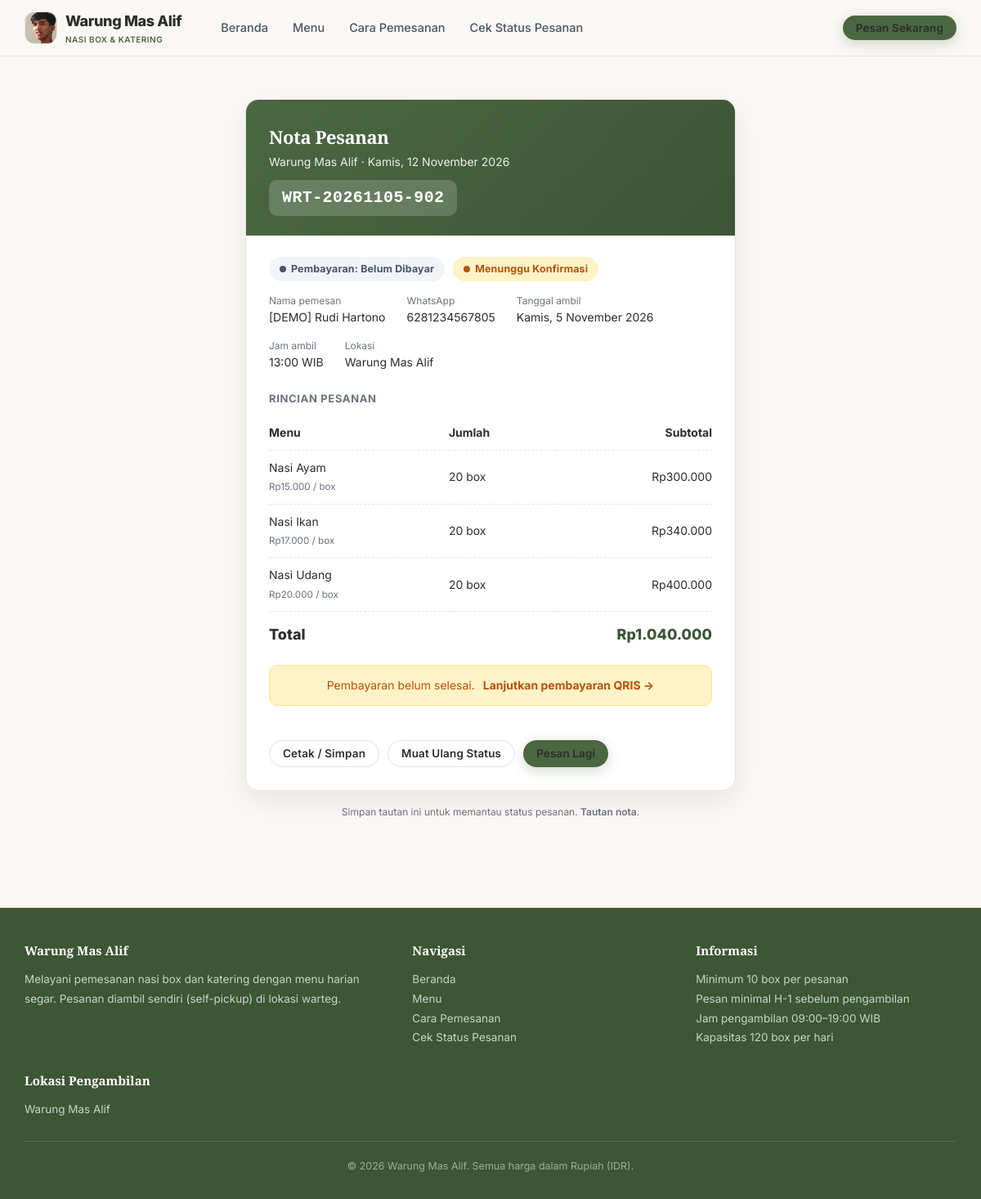
Screenshot of /warteg/warteg/nota.php?kode=WRT-20261105-902 with the database file from the repository.
### tables this page shows
CREATE TABLE IF NOT EXISTS pesanan (
  id              INT UNSIGNED NOT NULL AUTO_INCREMENT,
  kode            VARCHAR(30)  NOT NULL,
  nama_pelanggan  VARCHAR(100) NOT NULL,
  no_wa           VARCHAR(20)  NOT NULL COMMENT 'format internasional, mis. 6281234567890',
  tanggal_ambil   DATE         NOT NULL,
  jam_ambil       TIME         NOT NULL,
  total_box       INT UNSIGNED NOT NULL,
  total_harga     BIGINT UNSIGNED NOT NULL,
  status          ENUM('Menunggu Konfirmasi','Sedang Dimasak','Siap Diambil')
                  NOT NULL DEFAULT 'Menunggu Konfirmasi',
  dibuat_pada     TIMESTAMP    NOT NULL DEFAULT CURRENT_TIMESTAMP,
  PRIMARY KEY (id),
  UNIQUE KEY uq_pesanan_kode (kode),
  KEY idx_pesanan_tanggal_status (tanggal_ambil, status),
  KEY idx_pesanan_nama (nama_pelanggan),
  CONSTRAINT ck_pesanan_box CHECK (total_box > 0)
);

CREATE TABLE IF NOT EXISTS detail_pesanan (
  id           INT UNSIGNED NOT NULL AUTO_INCREMENT,
  pesanan_id   INT UNSIGNED NOT NULL,
  menu_id      INT UNSIGNED NOT NULL,
  jumlah       INT UNSIGNED NOT NULL,
  harga_satuan INT UNSIGNED NOT NULL,
  subtotal     BIGINT UNSIGNED NOT NULL,
  PRIMARY KEY (id),
  UNIQUE KEY uq_detail_pesanan_menu (pesanan_id, menu_id),
  KEY idx_detail_menu (menu_id),
  CONSTRAINT fk_detail_pesanan FOREIGN KEY (pesanan_id) REFERENCES pesanan(id)
    ON UPDATE CASCADE ON DELETE CASCADE,
  CONSTRAINT fk_detail_menu FOREIGN KEY (menu_id) REFERENCES menu(id)
    ON UPDATE CASCADE ON DELETE RESTRICT,
  CONSTRAINT ck_detail_jumlah CHECK (jumlah > 0)
);

CREATE TABLE IF NOT EXISTS menu (
  id        INT UNSIGNED NOT NULL AUTO_INCREMENT,
  nama      VARCHAR(100) NOT NULL,
  kategori  ENUM('nasi','lauk','sayur', 'paket a', 'paket b', 'paket c') NOT NULL DEFAULT 'nasi',
  harga     INT UNSIGNED NOT NULL,
  foto      VARCHAR(255) NULL COMMENT 'nama file di folder uploads/menu/',
  aktif     TINYINT(1)   NOT NULL DEFAULT 1,
  PRIMARY KEY (id),
  UNIQUE KEY uq_menu_nama (nama)
);

### warteg/warteg/includes/pembayaran_service.php (called while the page is built, shortened)
<?php
function status_bayar_label(string $s, string $bhs = 'id'): string {
    $peta = [
        BAYAR_BELUM                => ['Belum Dibayar', 'Unpaid'],
        BAYAR_MENUNGGU             => ['Menunggu Pembayaran', 'Awaiting Payment'],
        BAYAR_MENUNGGU_VERIFIKASI  => ['Menunggu Verifikasi', 'Awaiting Verification'],
        BAYAR_BERHASIL             => ['Lunas', 'Paid'],
        BAYAR_DITOLAK              => ['Ditolak', 'Rejected'],
        BAYAR_GAGAL                => ['Gagal', 'Failed'],
        BAYAR_KEDALUWARSA          => ['Kedaluwarsa', 'Expired'],
        BAYAR_BATAL                => ['Dibatalkan', 'Cancelled'],
    ];
    return ($peta[$s] ?? ['Menunggu Pembayaran', 'Awaiting Payment'])[$bhs === 'en' ? 1 : 0];
}
function kelas_status_bayar(string $s): string {
    return [
        BAYAR_BELUM                => 'bayar-abu',
        BAYAR_MENUNGGU             => 'bayar-kuning',
        BAYAR_MENUNGGU_VERIFIKASI  => 'bayar-oranye',
        BAYAR_BERHASIL             => 'bayar-hijau',
        BAYAR_DITOLAK              => 'bayar-merah',
        BAYAR_GAGAL                => 'bayar-merah',
        BAYAR_KEDALUWARSA          => 'bayar-abu',
        BAYAR_BATAL                => 'bayar-abu',
    ][$s] ?? 'bayar-abu';
}

### warteg/warteg/nota.php (the view, shortened to what this page needs)
<?php
require_once __DIR__ . '/includes/bootstrap.php';
$kode  = trim((string)($_GET['kode'] ?? ''));
$token = trim((string)($_GET['t'] ?? ''));
$pesanan = null;
$detail = [];
$galat = '';
if ($kode === '') {
    $galat = 'Kode pesanan tidak diberikan.';
} else {
    $pesanan = db_row($kon, 'SELECT * FROM pesanan WHERE kode = ?', [$kode]);
    if (!$pesanan) {
        $galat = 'Pesanan tidak ditemukan.';
    } elseif (!empty($pesanan['token_nota']) && !hash_equals((string)$pesanan['token_nota'], $token)) {
        $galat = 'Tautan tidak valid. Gunakan tautan dari notifikasi pesanan Anda.';
        $pesanan = null;
    } else {
        $detail = db_all($kon, 'SELECT d.jumlah, d.harga_satuan, d.subtotal, m.nama FROM detail_pesanan d
            JOIN menu m ON m.id = d.menu_id WHERE d.pesanan_id = ? ORDER BY m.nama', [(int)$pesanan['id']]);
    }
}
require __DIR__ . '/includes/cust_atas.php';
?>
<section class="seksi">
    <div class="wadah" style="max-width:640px">
        <?php if ($galat !== ''): ?>
            <div class="panel-putih">
                <div class="alert alert-galat"><?= e($galat) ?></div>
                <p class="bantuan">Bila Anda pelanggan, buka tautan nota yang diberikan saat selesai memesan, atau hubungi admin.</p>
                <a href="<?= e(url('cek_status.php')) ?>" class="btn btn-garis">Cek Status Pesanan</a>
            </div>
        <?php else:
            $status_bayar = (string)($pesanan['status_bayar'] ?? BAYAR_BELUM);
            $url_pembayaran = url('pembayaran.php?kode=' . rawurlencode($pesanan['kode']) . '&t=' . rawurlencode((string)$pesanan['token_nota']));
            $url_nota = url('nota.php?kode=' . rawurlencode($pesanan['kode']) . '&t=' . rawurlencode((string)$pesanan['token_nota']));
        ?>
        <div class="nota-kartu">
            <div class="nota-atas">
                <h1>Nota Pesanan</h1>
                <p style="opacity:.9;font-size:14px"><?= e(NAMA_WARTEG) ?> &middot; <?= e(tanggal_id(date('Y-m-d'))) ?></p>
                <div class="kode"><?= e($pesanan['kode']) ?></div>
            </div>
            <div class="nota-isi">
                <div class="nota-seksi">
                    <div style="display:flex;gap:10px;flex-wrap:wrap;align-items:center;margin-bottom:14px">
                        <span class="badge <?= e(kelas_status_bayar($status_bayar)) ?>">Pembayaran: <?= e(status_bayar_label($status_bayar)) ?></span>
                        <?= badge_status((string)$pesanan['status']) ?>
                    </div>
                    <div class="nota-info">
                        <div class="item"><div class="label">Nama pemesan</div><div><?= e($pesanan['nama_pelanggan']) ?></div></div>
                        <div class="item"><div class="label">WhatsApp</div><div><?= e($pesanan['no_wa']) ?></div></div>
                        <div class="item"><div class="label">Tanggal ambil</div><div><?= e(tanggal_id((string)$pesanan['tanggal_ambil'])) ?></div></div>
                        <div class="item"><div class="label">Jam ambil</div><div><?= e(jam_pendek((string)$pesanan['jam_ambil'])) ?> WIB</div></div>
                        <div class="item"><div class="label">Lokasi</div><div><?= e(LOKASI_AMBIL) ?></div></div>
                    </div>
                </div>
                <div class="nota-seksi">
                    <h3>Rincian Pesanan</h3>
                    <table class="nota-rincian-tabel">
                        <thead><tr><th>Menu</th><th>Jumlah</th><th>Subtotal</th></tr></thead>
                        <tbody>
                        <?php foreach ($detail as $d): ?>
                            <tr>
                                <td><?= e($d['nama']) ?><br><small style="color:var(--c-redup)"><?= e(rupiah($d['harga_satuan'])) ?> / box</small></td>
                                <td><?= (int)$d['jumlah'] ?> box</td>
                                <td><?= e(rupiah($d['subtotal'])) ?></td>
                            </tr>
                        <?php endforeach; ?>
                        </tbody>
                    </table>
                    <div class="nota-total"><span>Total</span><span class="nilai"><?= e(rupiah((int)$pesanan['total_harga'])) ?></span></div>
                </div>
                <?php if ($status_bayar === BAYAR_BERHASIL): ?>
                    <div class="alert alert-sukses" style="justify-content:center">✓ Pembayaran LUNAS dan sudah terverifikasi.</div>
                    <div style="text-align:center;margin-top:10px">
                        <a href="<?= e(url('invoice.php?kode=' . rawurlencode($pesanan['kode']) . '&t=' . rawurlencode((string)$pesanan['token_nota']))) ?>" class="btn btn-primer btn-kecil">Lihat Invoice LUNAS</a>
                    </div>
                <?php elseif ($status_bayar === BAYAR_MENUNGGU_VERIFIKASI): ?>
                    <div class="alert alert-peringatan" style="justify-content:center">
                        Bukti pembayaran sedang menunggu verifikasi admin.
                    </div>
                <?php elseif (in_array($status_bayar, [BAYAR_BELUM, BAYAR_MENUNGGU], true)): ?>
                    <div class="alert alert-peringatan" style="justify-content:center">
                        Pembayaran belum selesai. <a href="<?= e($url_pembayaran) ?>"><strong>Lanjutkan pembayaran QRIS &rarr;</strong></a>
                    </div>
                <?php elseif ($status_bayar === BAYAR_KEDALUWARSA || $status_bayar === BAYAR_GAGAL || $status_bayar === BAYAR_BATAL): ?>
                    <div class="alert alert-galat" style="justify-content:center">Pembayaran <?= e(strtolower(status_bayar_label($status_bayar))) ?>. Hubungi admin bila perlu.</div>
                <?php endif; ?>
            </div>
            <div class="nota-aksi">
                <button type="button" class="btn btn-garis btn-kecil" onclick="window.print()">Cetak / Simpan</button>
                <a href="<?= e($url_nota) ?>" class="btn btn-garis btn-kecil">Muat Ulang Status</a>
                <a href="<?= e(url('index.php')) ?>" class="btn btn-primer btn-kecil">Pesan Lagi</a>
            </div>
        </div>
        <p class="bantuan" style="text-align:center;margin-top:16px">Simpan tautan ini untuk memantau status pesanan. <a href="<?= e($url_nota) ?>" style="color:var(--c-oranye-tua);font-weight:600">Tautan nota</a>.</p>
        <?php endif; ?>
    </div>
</section>
<?php require __DIR__ . '/includes/cust_bawah.php';

### warteg/warteg/includes/cust_atas.php (shortened to what this page needs)
?><!DOCTYPE html>
<html lang="id">
<head>
    <link rel="stylesheet" href="<?= e(url('assets/css/customer.css')) ?>">
</head>
<body class="cust">
<header class="cust-header">
    <div class="wadah">
        <nav class="cust-nav" aria-label="Navigasi utama">
            <a href="<?= e(url('index.php')) ?>" class="cust-logo">
                <img src="<?= e(url('uploads/1.jpeg')) ?>"
                    alt="Logo Warung Mas Alif"
                     class="logo-ikon">
                <span><?= e(NAMA_WARTEG) ?><small>Nasi Box &amp; Katering</small></span>
            </a>
            <div class="cust-links" id="custLinks">
                <a href="<?= e(url('index.php')) ?>">Beranda</a>
                <a href="<?= e(url('index.php#katalog')) ?>">Menu</a>
                <a href="<?= e(url('cara-pemesanan.php')) ?>">Cara Pemesanan</a>
                <a href="<?= e(url('cek_status.php')) ?>">Cek Status Pesanan</a>
            </div>
            <div class="cust-nav-kanan">
                <a href="<?= e(url('index.php#katalog')) ?>" class="btn btn-primer btn-kecil">Pesan Sekarang</a>
            </div>
        </nav>
    </div>
</header>
<main>

### warteg/warteg/includes/helpers.php (shortened to what this page needs)
<?php
function e($s): string { return htmlspecialchars((string)$s, ENT_QUOTES | ENT_SUBSTITUTE, 'UTF-8'); }
function rupiah($n): string { return 'Rp' . number_format((int)$n, 0, ',', '.'); }
function tanggal_id(string $t, bool $dgn_hari = true): string {
    $hari  = ['Minggu','Senin','Selasa','Rabu','Kamis','Jumat','Sabtu'];
    $bulan = ['', 'Januari','Februari','Maret','April','Mei','Juni','Juli','Agustus','September','Oktober','November','Desember'];
    $d = new DateTime($t);
    $s = $d->format('j') . ' ' . $bulan[(int)$d->format('n')] . ' ' . $d->format('Y');
    return $dgn_hari ? $hari[(int)$d->format('w')] . ', ' . $s : $s;
}
function jam_pendek(string $j): string { return substr($j, 0, 5); }
function badge_status(string $s): string {
    $kelas = [STATUS_MENUNGGU => 'badge-menunggu', STATUS_MASAK => 'badge-masak', STATUS_SIAP => 'badge-siap'][$s] ?? 'badge-menunggu';
    return '<span class="badge ' . $kelas . '">' . e($s) . '</span>';
}
function url(string $path): string { return BASE_URL . '/' . ltrim($path, '/'); }
function db_stmt(mysqli $kon, string $sql, array $p = []): mysqli_stmt {
    $st = $kon->prepare($sql);
    if ($p) {
        $tipe = '';
        foreach ($p as $v) $tipe .= is_int($v) ? 'i' : 's';
        $st->bind_param($tipe, ...$p);
    }
    $st->execute();
    return $st;
}
function db_all(mysqli $kon, string $sql, array $p = []): array {
    $st = db_stmt($kon, $sql, $p);
    $r = $st->get_result()->fetch_all(MYSQLI_ASSOC);
    return $r;
}
function db_row(mysqli $kon, string $sql, array $p = []): ?array { return db_all($kon, $sql, $p)[0] ?? null; }

### warteg/warteg/includes/cust_bawah.php (shortened to what this page needs)
</main>
<footer class="cust-footer">
    <div class="wadah">
        <div class="kisi">
            <div>
                <h4><?= e(NAMA_WARTEG) ?></h4>
                <p>Melayani pemesanan nasi box dan katering dengan menu harian segar. Pesanan diambil sendiri (self-pickup) di lokasi warteg.</p>
            </div>
            <div>
                <h4>Navigasi</h4>
                <ul>
                    <li><a href="<?= e(url('index.php')) ?>">Beranda</a></li>
                    <li><a href="<?= e(url('index.php#katalog')) ?>">Menu</a></li>
                    <li><a href="<?= e(url('cara-pemesanan.php')) ?>">Cara Pemesanan</a></li>
                    <li><a href="<?= e(url('cek_status.php')) ?>">Cek Status Pesanan</a></li>
                </ul>
            </div>
            <div>
                <h4>Informasi</h4>
                <ul>
                    <li>Minimum <?= (int)MINIMAL_BOX ?> box per pesanan</li>
                    <li>Pesan minimal H-<?= (int)MINIMAL_H_MINUS ?> sebelum pengambilan</li>
                    <li>Jam pengambilan <?= e(JAM_BUKA) ?>–<?= e(JAM_TUTUP) ?> WIB</li>
                    <li>Kapasitas <?= (int)KAPASITAS_HARIAN ?> box per hari</li>
                </ul>
            </div>
            <div>
                <h4>Lokasi Pengambilan</h4>
                <p><?= e(LOKASI_AMBIL) ?><?php if (ALAMAT_WARTEG !== ''): ?><br><?= e(ALAMAT_WARTEG) ?><?php endif; ?></p>
            </div>
        </div>
        <div class="copy">&copy; <?= date('Y') ?> <?= e(NAMA_WARTEG) ?>. Semua harga dalam Rupiah (IDR).</div>
    </div>
</footer>
</body>
</html>

### rows the page displays
pesanan: kode "WRT-20261105-902", status "Menunggu Konfirmasi", nama_pelanggan "[DEMO] Rudi Hartono", no_wa "6281234567805", tanggal_ambil "Kamis, 5 November 2026", jam_ambil "13:00", total_harga "Rp1.040.000"
detail_pesanan: menu.nama "Nasi Ayam", harga_satuan "Rp15.000", jumlah "20", subtotal "Rp300.000"
detail_pesanan: menu.nama "Nasi Ikan", harga_satuan "Rp17.000", jumlah "20", subtotal "Rp340.000"
detail_pesanan: menu.nama "Nasi Udang", harga_satuan "Rp20.000", jumlah "20", subtotal "Rp400.000"

### other values shown
NAMA_WARTEG "Warung Mas Alif"
status_bayar_label($status_bayar) "Belum Dibayar"
LOKASI_AMBIL "Warung Mas Alif"
MINIMAL_BOX "10"
MINIMAL_H_MINUS "1"
JAM_BUKA "09:00"
JAM_TUTUP "19:00"
KAPASITAS_HARIAN "120"
